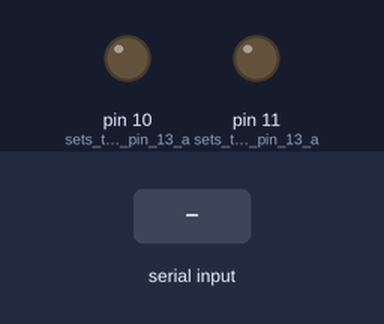
Bench run of a sketch on a simulated Arduino Uno, built with avr-gcc and run on an emulated ATmega328P. On the bench: output pins drawn as LEDs (lit = HIGH). Inputs (shaded band) come from the test bench. What the sketch prints to the serial monitor is not drawn.

Above: at 1.2 s.
1.3 s: "2" received over Serial
At 1.9 s:
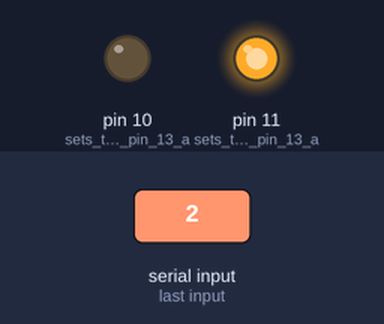
2.8 s: "4" received over Serial
At 4.0 s:
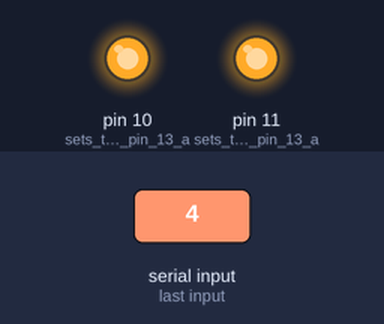
4.3 s: "1" received over Serial
At 5.3 s:
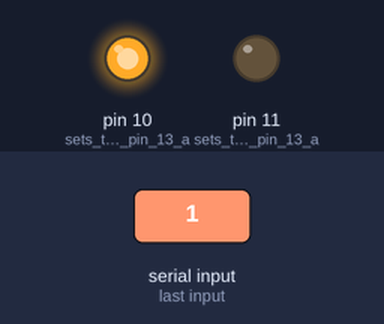
5.8 s: "3" received over Serial
At 6.5 s:
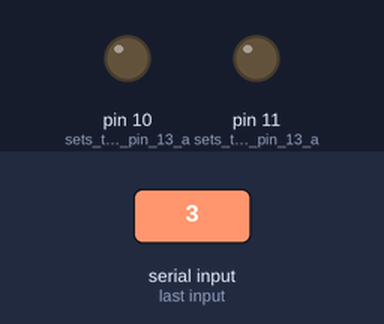
Timing chart, 0 to 8.3 s (numbered marks = the images above; inputs shaded):
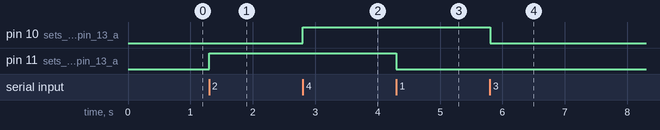

The sketch:

bt.ino
```cpp
void setup()
{
        Serial.begin(9600); //Abrimos la comunicación serie con el PC y establecemos velocidad
        pinMode(11, OUTPUT);    // sets the digital pin 13 as output
        pinMode(10, OUTPUT);    // sets the digital pin 13 as output
}

void loop()
{
  if(Serial.available()>0){        // lee el bluetooth y almacena en estado
    char c = Serial.read();  //gets one byte from serial buffer
    if(c == '1'){
      Serial.write("Apagando foco 1");
      digitalWrite(11, LOW); // sets the digital pin 13 on
    }
    if(c == '2'){
      Serial.write("Prendiendo foco 1");
      digitalWrite(11, HIGH); // sets the digital pin 13 on
    }
    if(c == '3'){
      Serial.write("Apagando foco 2");
      digitalWrite(10, LOW); // sets the digital pin 13 on
    }
    if(c == '4'){
      Serial.write("Prendiendo foco 2");
      digitalWrite(10, HIGH); // sets the digital pin 13 on
    }
  }
}
```

Measured:
- after the input at 1.3 s, pin 11 (sets_the_digital_pin_13_a): LOW → HIGH at once
- after the input at 2.8 s, pin 10 (sets_the_digital_pin_13_a): LOW → HIGH at once
- after the input at 4.3 s, pin 11 (sets_the_digital_pin_13_a): HIGH → LOW at once
- after the input at 5.8 s, pin 10 (sets_the_digital_pin_13_a): HIGH → LOW at once
